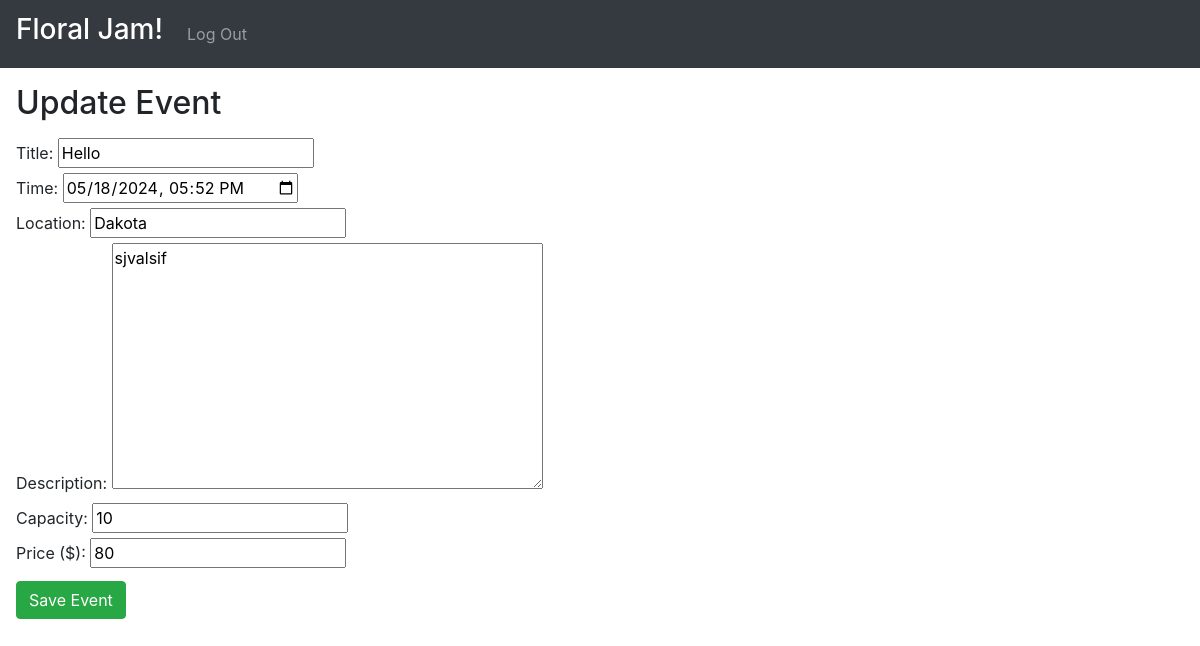
The page /create/1 (signed in) on the database as committed earlier.
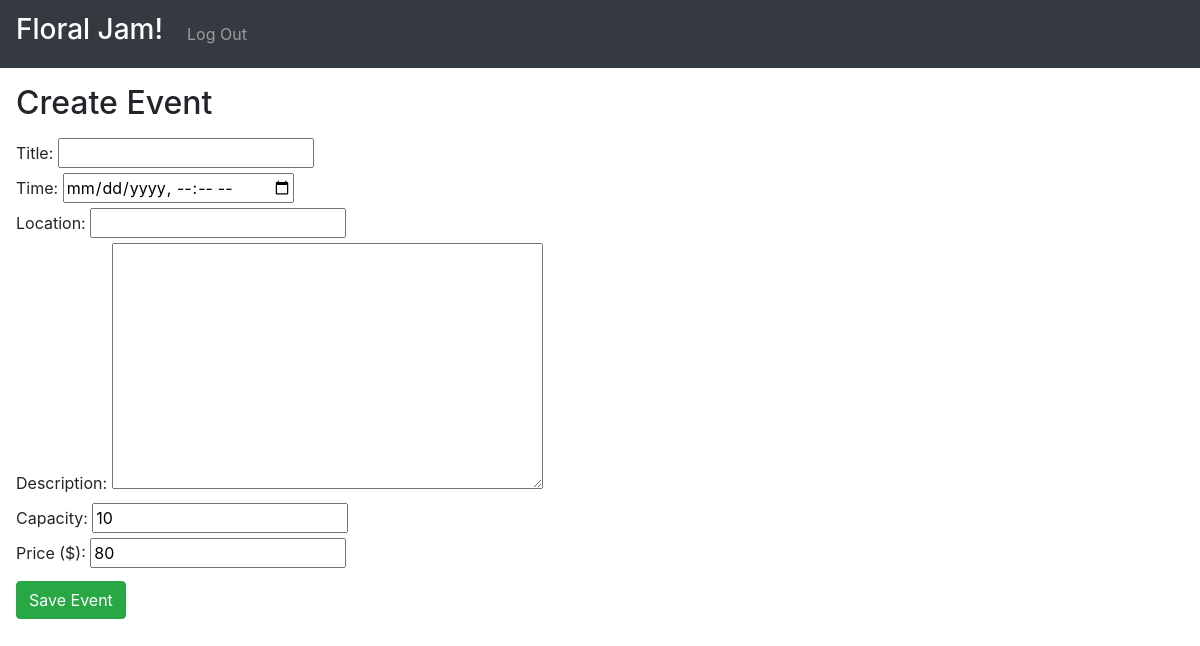
The same page on the database as committed later.
### floral_jamming/models.py (models this page shows, shortened)
class Event(models.Model):
    title = models.CharField(max_length=100)
    price = models.IntegerField(validators=[MinValueValidator(0)], default=80)
    time = models.DateTimeField()
    location = models.CharField(max_length=300)
    description = models.CharField(max_length=3000)
    capacity = models.IntegerField(validators=[MinValueValidator(0)], default=10)
    creator = models.ForeignKey(User, on_delete=models.CASCADE, related_name="events")

### floral_jamming/views.py (the view)
# urls.py: path("create", views.create, name="create"),
@staff_member_required
def create(request: HttpRequest, event_id: int = 0) -> HttpResponse | HttpResponseRedirect:
     try:
          event = event_service.get_event_by_id(event_id)
     except Event_Does_Not_Exist:
          event = None
     if event and request.user != event.creator:
          auth_service.logout(request)
          return HttpResponseRedirect(reverse("floral_jamming:login", args=[event_id]))
     if request.method == "POST":
          form = EventForm(request.POST)
          try:
               if event_id > 0:
                    event = event_service.update_event(user=request.user, event_id=event_id, form=form)
               else:
                    event = event_service.create_event(user=request.user, form=form)
               return HttpResponseRedirect(reverse("floral_jamming:details", args=[event.id]))
          except Invalid_Form as e:
               return render(request, "floral_jamming/create.html", {
                    "message": e,
                    "form": [form],
                    "event": event,
               })
     else:
          return render(request, "floral_jamming/create.html", {
               "form": [EventForm(instance=event)],
               "event": event,
          })

### floral_jamming/services/auth_service/auth_service.py (called while the page is built)
    @staticmethod
    def is_authenticated_user(user: User) -> bool:
        return user.is_authenticated and not is_guest_user(user) and user.is_email_verified

### floral_jamming/services/event_service/event_service.py (called while the page is built)
    def get_event_by_id(self, event_id: int) -> Event:
        try:
            return Event.objects.get(id=event_id)
        except Event.DoesNotExist:
            raise Event_Does_Not_Exist()

### floral_jamming/templates/floral_jamming/create.html (shortened to what this page needs)
{% extends 'floral_jamming/layout.html' %}
{% load static %}
{% block body %}
    <h2 class="mb-3">
        {{ event|yesno:"Update,Create"}} Event
    </h2>
    {% if event %}
        {% url 'floral_jamming:create' event.id as url %}
    {% else %}
        {% url 'floral_jamming:create' as url %}
    {% endif %}
    <form action="{{ url }}" method="post">
            {% for field in form %}
                <div class="form-group my-2">
                    {{ field }}
                </div>
            {% endfor %}
        <button type="submit" class="btn btn-success">Save Event</button>
    </form>
{% endblock %}

### floral_jamming/templates/floral_jamming/layout.html (shortened to what this page needs)
{% load static %}
{% load guest_user %}
{% load templates %}
<!DOCTYPE html>
<html lang="en" data-bs-theme="dark">
  <head>
    <link
      rel="stylesheet"
      href="https://stackpath.bootstrapcdn.com/bootstrap/4.4.1/css/bootstrap.min.css"
    />
    <link href="{% static 'floral_jamming/styles.css' %}" rel="stylesheet" />
  </head>
  <body>
    <nav class="navbar navbar-expand-lg navbar-dark bg-dark">
      <a class="navbar-brand" href="{% url 'floral_jamming:index' %}">
        <h3>Floral Jam!</h3>
      </a>
      <div>
        <ul class="navbar-nav mr-auto">
            {% if user|is_authenticated_user %}
                <li class="nav-item">
                  <a class="nav-link" href="{% url 'floral_jamming:logout' %}">Log Out</a>
                </li>
            {% endif %}
        </ul>
    </div>
    </nav>
    <div class="body m-3">
      {% block body %}
      {% endblock %}
    </div>
  </body>
</html>

Rows that differ between the two databases and show on the page:
removed Event: form "Hello" "05/18/2024 17:52" "Dakota" "sjvalsif" "10" "80"
Other text that changed with them:
{{ event|yesno:"Update,Create" }}: "Update" → "Create"
new list line: "    10 80"
